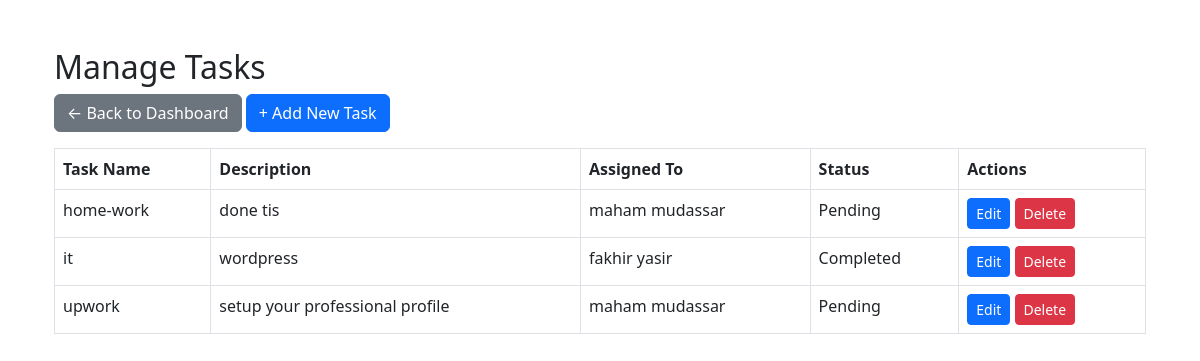
/tasks/, run on the app's committed database.
### employee_management/models.py (models this page shows, shortened)
class Task(models.Model):
    name = models.CharField(max_length=255, default='Untitled Task')
    description = models.TextField()
    assigned_to = models.ForeignKey('Employee', on_delete=models.CASCADE)
    status = models.CharField(max_length=20, choices=[('Pending', 'Pending'), ('Completed', 'Completed')], default='Pending')

class Employee(models.Model):
    user = models.OneToOneField(User, on_delete=models.CASCADE)
    designation = models.CharField(max_length=100)
    salary = models.DecimalField(max_digits=10, decimal_places=2)

### employee_management/views.py (the view)
# urls.py: path('tasks/', views.task_list, name='task_list'),
def task_list(request):
    tasks = Task.objects.all()  # Fetch all tasks
    return render(request, 'task_list.html', {'tasks': tasks})

### employee_management/templates/task_list.html
{% extends 'base.html' %}
{% block content %}
<div class="container mt-5">
    <h2>Manage Tasks</h2>
    <a href="{% url 'admin_dashboard' %}" class="btn btn-secondary mb-3">← Back to Dashboard</a>
    <a href="{% url 'add_task' %}" class="btn btn-primary mb-3">+ Add New Task</a>
    <table class="table table-bordered">
        <thead>
            <tr>
                <th>Task Name</th>
                <th>Description</th>
                <th>Assigned To</th>
                <th>Status</th>
                <th>Actions</th>
            </tr>
        </thead>
        <tbody>
            {% for task in tasks %}
            <tr>
                <td>{{ task.name }}</td>
                <td>{{ task.description }}</td>
                <td>{{ task.assigned_to.user.get_full_name }}</td>
                <td>{{ task.status }}</td>
                <td>
                    <a href="{% url 'edit_task' task.id %}" class="btn btn-sm btn-primary">Edit</a>
                    <a href="{% url 'delete_task' task.id %}" class="btn btn-sm btn-danger" onclick="return confirm('Are you sure you want to delete this task?');">Delete</a>
                </td>
            </tr>
            {% endfor %}
        </tbody>
    </table>
</div>
{% endblock %}

### data on the page
Task: name "home-work", description "done tis", assigned_to.user.get_full_name "maham mudassar", status "Pending"
Task: name "it", description "wordpress", assigned_to.user.get_full_name "fakhir yasir", status "Completed"
Task: name "upwork", description "setup your professional profile", assigned_to.user.get_full_name "maham mudassar", status "Pending"
